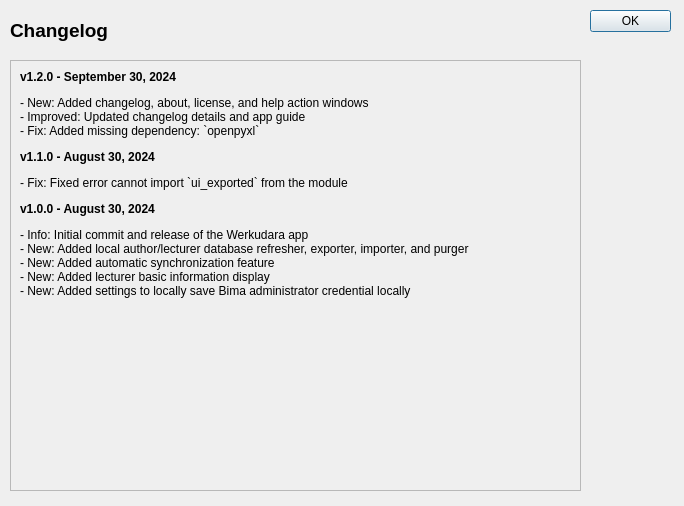
<?xml version="1.0" encoding="UTF-8"?>
<ui version="4.0">
 <class>About</class>
 <widget class="QDialog" name="About">
  <property name="geometry">
   <rect>
    <x>0</x>
    <y>0</y>
    <width>684</width>
    <height>506</height>
   </rect>
  </property>
  <property name="windowTitle">
   <string>Werkudara - CHANGELOG</string>
  </property>
  <widget class="QDialogButtonBox" name="buttonBox">
   <property name="geometry">
    <rect>
     <x>590</x>
     <y>10</y>
     <width>81</width>
     <height>241</height>
    </rect>
   </property>
   <property name="orientation">
    <enum>Qt::Vertical</enum>
   </property>
   <property name="standardButtons">
    <set>QDialogButtonBox::Ok</set>
   </property>
  </widget>
  <widget class="QScrollArea" name="scrollArea">
   <property name="geometry">
    <rect>
     <x>10</x>
     <y>60</y>
     <width>571</width>
     <height>431</height>
    </rect>
   </property>
   <property name="widgetResizable">
    <bool>true</bool>
   </property>
   <widget class="QWidget" name="scrollAreaWidgetContents">
    <property name="geometry">
     <rect>
      <x>0</x>
      <y>0</y>
      <width>569</width>
      <height>429</height>
     </rect>
    </property>
    <layout class="QVBoxLayout" name="verticalLayout">
     <item>
      <widget class="QLabel" name="label_message">
       <property name="text">
        <string>&lt;html&gt;&lt;head/&gt;&lt;body&gt;&lt;p&gt;&lt;span style=&quot; font-weight:600;&quot;&gt;v1.2.0 - September 30, 2024&lt;/span&gt;&lt;/p&gt;&lt;p&gt;- New: Added changelog, about, license, and help action windows&lt;br/&gt;- Improved: Updated changelog details and app guide&lt;br/&gt;- Fix: Added missing dependency: `openpyxl`&lt;/p&gt;&lt;p&gt;&lt;span style=&quot; font-weight:600;&quot;&gt;v1.1.0 - August 30, 2024&lt;/span&gt;&lt;/p&gt;&lt;p&gt;- Fix: Fixed error cannot import `ui_exported` from the module&lt;/p&gt;&lt;p&gt;&lt;span style=&quot; font-weight:600;&quot;&gt;v1.0.0 - August 30, 2024&lt;/span&gt;&lt;/p&gt;&lt;p&gt;- Info: Initial commit and release of the Werkudara app&lt;br/&gt;- New: Added local author/lecturer database refresher, exporter, importer, and purger&lt;br/&gt;- New: Added automatic synchronization feature&lt;br/&gt;- New: Added lecturer basic information display&lt;br/&gt;- New: Added settings to locally save Bima administrator credential locally&lt;/p&gt;&lt;/body&gt;&lt;/html&gt;</string>
       </property>
       <property name="alignment">
        <set>Qt::AlignLeading|Qt::AlignLeft|Qt::AlignTop</set>
       </property>
       <property name="wordWrap">
        <bool>true</bool>
       </property>
      </widget>
     </item>
    </layout>
   </widget>
  </widget>
  <widget class="QLabel" name="label">
   <property name="geometry">
    <rect>
     <x>10</x>
     <y>10</y>
     <width>551</width>
     <height>41</height>
    </rect>
   </property>
   <property name="font">
    <font>
     <pointsize>14</pointsize>
     <weight>75</weight>
     <bold>true</bold>
    </font>
   </property>
   <property name="text">
    <string>Changelog</string>
   </property>
  </widget>
 </widget>
 <resources/>
 <connections>
  <connection>
   <sender>buttonBox</sender>
   <signal>accepted()</signal>
   <receiver>About</receiver>
   <slot>accept()</slot>
   <hints>
    <hint type="sourcelabel">
     <x>248</x>
     <y>254</y>
    </hint>
    <hint type="destinationlabel">
     <x>157</x>
     <y>274</y>
    </hint>
   </hints>
  </connection>
  <connection>
   <sender>buttonBox</sender>
   <signal>rejected()</signal>
   <receiver>About</receiver>
   <slot>reject()</slot>
   <hints>
    <hint type="sourcelabel">
     <x>316</x>
     <y>260</y>
    </hint>
    <hint type="destinationlabel">
     <x>286</x>
     <y>274</y>
    </hint>
   </hints>
  </connection>
 </connections>
</ui>
